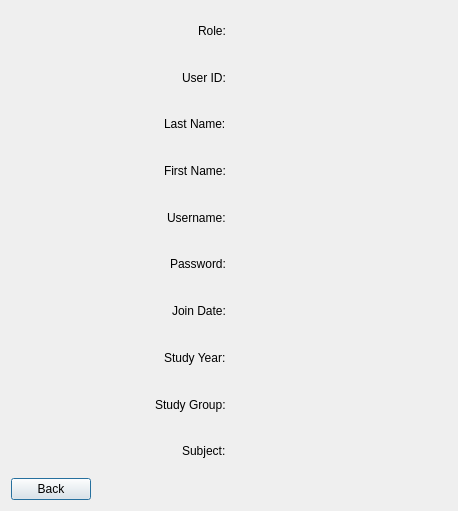
<?xml version="1.0" encoding="UTF-8"?>
<ui version="4.0">
 <class>accountInfo</class>
 <widget class="QDialog" name="accountInfo">
  <property name="geometry">
   <rect>
    <x>0</x>
    <y>0</y>
    <width>458</width>
    <height>511</height>
   </rect>
  </property>
  <property name="windowTitle">
   <string>Dialog</string>
  </property>
  <layout class="QVBoxLayout" name="verticalLayout">
   <item>
    <layout class="QHBoxLayout" name="horizontalLayout">
     <item alignment="Qt::AlignRight">
      <widget class="QLabel" name="roleLabel">
       <property name="sizePolicy">
        <sizepolicy hsizetype="Preferred" vsizetype="Preferred">
         <horstretch>0</horstretch>
         <verstretch>0</verstretch>
        </sizepolicy>
       </property>
       <property name="cursor">
        <cursorShape>IBeamCursor</cursorShape>
       </property>
       <property name="layoutDirection">
        <enum>Qt::LeftToRight</enum>
       </property>
       <property name="styleSheet">
        <string notr="true">font: 14pt &quot;Times New Roman&quot;;</string>
       </property>
       <property name="text">
        <string>Role:</string>
       </property>
       <property name="textInteractionFlags">
        <set>Qt::LinksAccessibleByMouse|Qt::TextSelectableByMouse</set>
       </property>
      </widget>
     </item>
     <item>
      <widget class="QLabel" name="role">
       <property name="cursor">
        <cursorShape>IBeamCursor</cursorShape>
       </property>
       <property name="mouseTracking">
        <bool>false</bool>
       </property>
       <property name="styleSheet">
        <string notr="true">font: 14pt &quot;Times New Roman&quot;;</string>
       </property>
       <property name="text">
        <string/>
       </property>
       <property name="textInteractionFlags">
        <set>Qt::LinksAccessibleByMouse|Qt::TextSelectableByMouse</set>
       </property>
      </widget>
     </item>
    </layout>
   </item>
   <item>
    <layout class="QHBoxLayout" name="horizontalLayout_2">
     <item alignment="Qt::AlignRight">
      <widget class="QLabel" name="userIdLabel">
       <property name="cursor">
        <cursorShape>IBeamCursor</cursorShape>
       </property>
       <property name="styleSheet">
        <string notr="true">font: 14pt &quot;Times New Roman&quot;;</string>
       </property>
       <property name="text">
        <string>User ID:</string>
       </property>
       <property name="textInteractionFlags">
        <set>Qt::LinksAccessibleByMouse|Qt::TextSelectableByMouse</set>
       </property>
      </widget>
     </item>
     <item>
      <widget class="QLabel" name="ID">
       <property name="cursor">
        <cursorShape>IBeamCursor</cursorShape>
       </property>
       <property name="styleSheet">
        <string notr="true">font: 14pt &quot;Times New Roman&quot;;</string>
       </property>
       <property name="text">
        <string/>
       </property>
       <property name="textInteractionFlags">
        <set>Qt::LinksAccessibleByMouse|Qt::TextSelectableByMouse</set>
       </property>
      </widget>
     </item>
    </layout>
   </item>
   <item>
    <layout class="QHBoxLayout" name="horizontalLayout_3">
     <item alignment="Qt::AlignRight">
      <widget class="QLabel" name="lastNameLabel">
       <property name="cursor">
        <cursorShape>IBeamCursor</cursorShape>
       </property>
       <property name="styleSheet">
        <string notr="true">font: 14pt &quot;Times New Roman&quot;;</string>
       </property>
       <property name="text">
        <string>Last Name:</string>
       </property>
       <property name="textInteractionFlags">
        <set>Qt::LinksAccessibleByMouse|Qt::TextSelectableByMouse</set>
       </property>
      </widget>
     </item>
     <item>
      <widget class="QLabel" name="lastName">
       <property name="cursor">
        <cursorShape>IBeamCursor</cursorShape>
       </property>
       <property name="styleSheet">
        <string notr="true">font: 14pt &quot;Times New Roman&quot;;</string>
       </property>
       <property name="text">
        <string/>
       </property>
       <property name="textInteractionFlags">
        <set>Qt::LinksAccessibleByMouse|Qt::TextSelectableByMouse</set>
       </property>
      </widget>
     </item>
    </layout>
   </item>
   <item>
    <layout class="QHBoxLayout" name="horizontalLayout_4">
     <item alignment="Qt::AlignRight">
      <widget class="QLabel" name="firstNameLabel">
       <property name="cursor">
        <cursorShape>IBeamCursor</cursorShape>
       </property>
       <property name="styleSheet">
        <string notr="true">font: 14pt &quot;Times New Roman&quot;;</string>
       </property>
       <property name="text">
        <string>First Name:</string>
       </property>
       <property name="textInteractionFlags">
        <set>Qt::LinksAccessibleByMouse|Qt::TextSelectableByMouse</set>
       </property>
      </widget>
     </item>
     <item>
      <widget class="QLabel" name="firstName">
       <property name="cursor">
        <cursorShape>IBeamCursor</cursorShape>
       </property>
       <property name="styleSheet">
        <string notr="true">font: 14pt &quot;Times New Roman&quot;;</string>
       </property>
       <property name="text">
        <string/>
       </property>
       <property name="textInteractionFlags">
        <set>Qt::LinksAccessibleByMouse|Qt::TextSelectableByMouse</set>
       </property>
      </widget>
     </item>
    </layout>
   </item>
   <item>
    <layout class="QHBoxLayout" name="horizontalLayout_5">
     <item alignment="Qt::AlignRight">
      <widget class="QLabel" name="userNameLabel">
       <property name="cursor">
        <cursorShape>IBeamCursor</cursorShape>
       </property>
       <property name="styleSheet">
        <string notr="true">font: 14pt &quot;Times New Roman&quot;;</string>
       </property>
       <property name="text">
        <string>Username:</string>
       </property>
       <property name="textInteractionFlags">
        <set>Qt::LinksAccessibleByMouse|Qt::TextSelectableByMouse</set>
       </property>
      </widget>
     </item>
     <item>
      <widget class="QLabel" name="userName">
       <property name="cursor">
        <cursorShape>IBeamCursor</cursorShape>
       </property>
       <property name="styleSheet">
        <string notr="true">font: 14pt &quot;Times New Roman&quot;;</string>
       </property>
       <property name="text">
        <string/>
       </property>
       <property name="textInteractionFlags">
        <set>Qt::LinksAccessibleByMouse|Qt::TextSelectableByMouse</set>
       </property>
      </widget>
     </item>
    </layout>
   </item>
   <item>
    <layout class="QHBoxLayout" name="horizontalLayout_6">
     <item alignment="Qt::AlignRight">
      <widget class="QLabel" name="PasswdLabel">
       <property name="cursor">
        <cursorShape>IBeamCursor</cursorShape>
       </property>
       <property name="styleSheet">
        <string notr="true">font: 14pt &quot;Times New Roman&quot;;</string>
       </property>
       <property name="text">
        <string>Password:</string>
       </property>
       <property name="textInteractionFlags">
        <set>Qt::LinksAccessibleByMouse|Qt::TextSelectableByMouse</set>
       </property>
      </widget>
     </item>
     <item>
      <widget class="QLabel" name="passwrd">
       <property name="cursor">
        <cursorShape>IBeamCursor</cursorShape>
       </property>
       <property name="styleSheet">
        <string notr="true">font: 14pt &quot;Times New Roman&quot;;</string>
       </property>
       <property name="frameShadow">
        <enum>QFrame::Plain</enum>
       </property>
       <property name="text">
        <string/>
       </property>
       <property name="textInteractionFlags">
        <set>Qt::LinksAccessibleByMouse|Qt::TextSelectableByMouse</set>
       </property>
      </widget>
     </item>
    </layout>
   </item>
   <item>
    <layout class="QHBoxLayout" name="horizontalLayout_7">
     <item alignment="Qt::AlignRight">
      <widget class="QLabel" name="joinDateLabel">
       <property name="cursor">
        <cursorShape>IBeamCursor</cursorShape>
       </property>
       <property name="styleSheet">
        <string notr="true">font: 14pt &quot;Times New Roman&quot;;</string>
       </property>
       <property name="text">
        <string>Join Date:</string>
       </property>
       <property name="textInteractionFlags">
        <set>Qt::LinksAccessibleByMouse|Qt::TextSelectableByMouse</set>
       </property>
      </widget>
     </item>
     <item>
      <widget class="QLabel" name="joinDate">
       <property name="cursor">
        <cursorShape>IBeamCursor</cursorShape>
       </property>
       <property name="styleSheet">
        <string notr="true">font: 14pt &quot;Times New Roman&quot;;</string>
       </property>
       <property name="text">
        <string/>
       </property>
       <property name="textInteractionFlags">
        <set>Qt::LinksAccessibleByMouse|Qt::TextSelectableByMouse</set>
       </property>
      </widget>
     </item>
    </layout>
   </item>
   <item>
    <layout class="QHBoxLayout" name="horizontalLayout_9">
     <item alignment="Qt::AlignRight">
      <widget class="QLabel" name="StudyYearLabel">
       <property name="cursor">
        <cursorShape>IBeamCursor</cursorShape>
       </property>
       <property name="styleSheet">
        <string notr="true">font: 14pt &quot;Times New Roman&quot;;</string>
       </property>
       <property name="text">
        <string>Study Year:</string>
       </property>
       <property name="textInteractionFlags">
        <set>Qt::LinksAccessibleByMouse|Qt::TextSelectableByMouse</set>
       </property>
      </widget>
     </item>
     <item>
      <widget class="QLabel" name="studyYear">
       <property name="cursor">
        <cursorShape>IBeamCursor</cursorShape>
       </property>
       <property name="styleSheet">
        <string notr="true">font: 14pt &quot;Times New Roman&quot;;</string>
       </property>
       <property name="text">
        <string/>
       </property>
       <property name="textInteractionFlags">
        <set>Qt::LinksAccessibleByMouse|Qt::TextSelectableByMouse</set>
       </property>
      </widget>
     </item>
    </layout>
   </item>
   <item>
    <layout class="QHBoxLayout" name="horizontalLayout_8">
     <item alignment="Qt::AlignRight">
      <widget class="QLabel" name="StudyGroupLabel">
       <property name="cursor">
        <cursorShape>IBeamCursor</cursorShape>
       </property>
       <property name="styleSheet">
        <string notr="true">font: 14pt &quot;Times New Roman&quot;;</string>
       </property>
       <property name="text">
        <string>Study Group:</string>
       </property>
       <property name="textInteractionFlags">
        <set>Qt::LinksAccessibleByMouse|Qt::TextSelectableByMouse</set>
       </property>
      </widget>
     </item>
     <item>
      <widget class="QLabel" name="studyGroup">
       <property name="cursor">
        <cursorShape>IBeamCursor</cursorShape>
       </property>
       <property name="styleSheet">
        <string notr="true">font: 14pt &quot;Times New Roman&quot;;</string>
       </property>
       <property name="text">
        <string/>
       </property>
       <property name="textInteractionFlags">
        <set>Qt::LinksAccessibleByMouse|Qt::TextSelectableByMouse</set>
       </property>
      </widget>
     </item>
    </layout>
   </item>
   <item>
    <layout class="QHBoxLayout" name="horizontalLayout_10">
     <item alignment="Qt::AlignRight">
      <widget class="QLabel" name="subjectLabel">
       <property name="cursor">
        <cursorShape>IBeamCursor</cursorShape>
       </property>
       <property name="styleSheet">
        <string notr="true">font: 14pt &quot;Times New Roman&quot;;</string>
       </property>
       <property name="text">
        <string>Subject:</string>
       </property>
       <property name="textInteractionFlags">
        <set>Qt::LinksAccessibleByMouse|Qt::TextSelectableByMouse</set>
       </property>
      </widget>
     </item>
     <item>
      <widget class="QLabel" name="subject">
       <property name="cursor">
        <cursorShape>IBeamCursor</cursorShape>
       </property>
       <property name="styleSheet">
        <string notr="true">font: 14pt &quot;Times New Roman&quot;;</string>
       </property>
       <property name="text">
        <string/>
       </property>
       <property name="textInteractionFlags">
        <set>Qt::LinksAccessibleByMouse|Qt::TextSelectableByMouse</set>
       </property>
      </widget>
     </item>
    </layout>
   </item>
   <item alignment="Qt::AlignLeft">
    <widget class="QPushButton" name="pushButton">
     <property name="text">
      <string>Back</string>
     </property>
    </widget>
   </item>
  </layout>
 </widget>
 <resources/>
 <connections>
  <connection>
   <sender>pushButton</sender>
   <signal>clicked()</signal>
   <receiver>accountInfo</receiver>
   <slot>close()</slot>
   <hints>
    <hint type="sourcelabel">
     <x>62</x>
     <y>493</y>
    </hint>
    <hint type="destinationlabel">
     <x>139</x>
     <y>485</y>
    </hint>
   </hints>
  </connection>
 </connections>
</ui>
